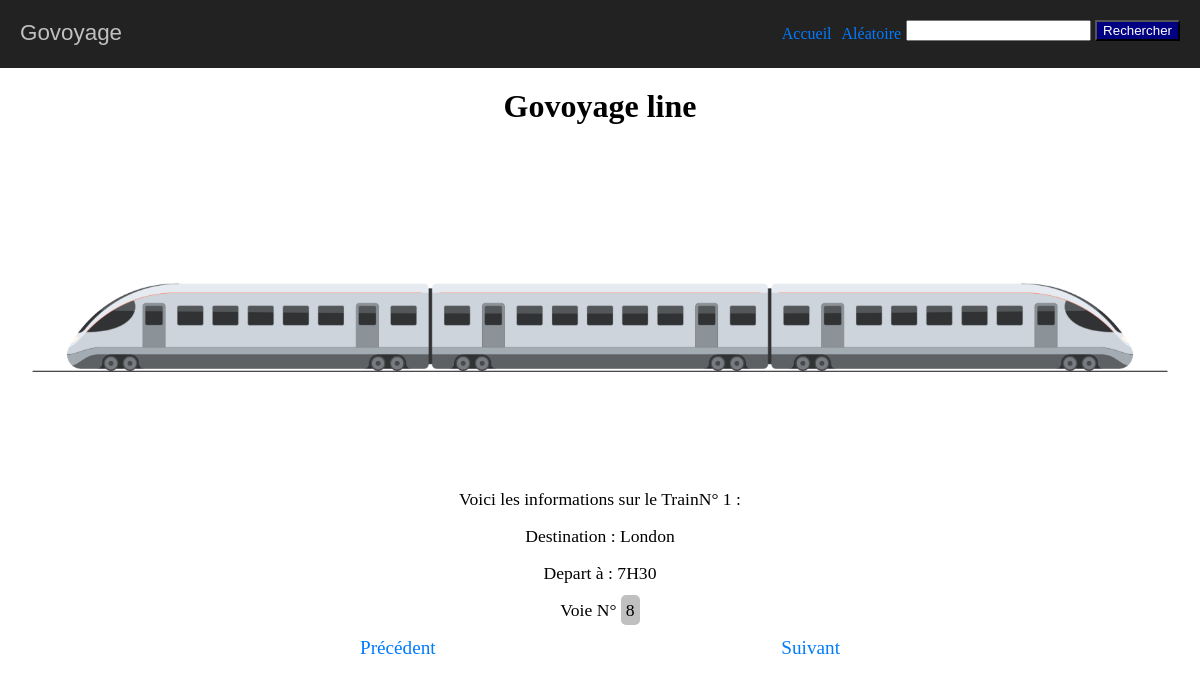
/Govoyage/show/1, run on an earlier commit of the app's database.
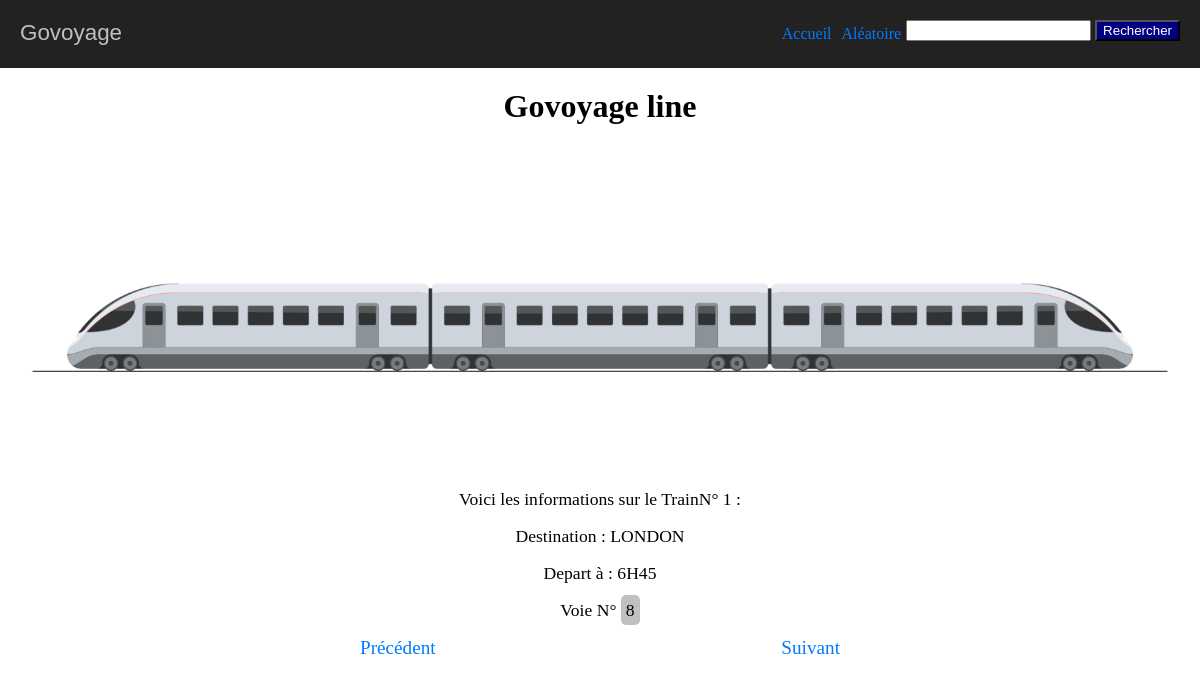
And on a later commit of the database.
### Govoyage/models.py (models this page shows)
class Train(models.Model) :
    trainID = models.AutoField(primary_key=True)
    to = models.CharField(max_length = 20)
    time = models.CharField(max_length = 20)
    voie = models.IntegerField()

### Govoyage/views.py (the view)
# urls.py: path('show/<id_train>', views.show, name="show"),
def show(request, id_train):
    line = Train.objects.get(trainID = id_train)
    return render(request, "Govoyage/detail.html", {
        "trainNb": line.trainID,
        "to" : line.to,
        "time" : line.time,
        "voie" : line.voie,
        "precedent" : int(id_train) - 1,
        "suivant" : int(id_train) + 1,
    })

### Govoyage/templates/Govoyage/detail.html (shortened to what this page needs)
{% load static %}
<!DOCTYPE html>
<html lang="en">
<head>
    <link rel="stylesheet" href="{% static 'go/css/style.css' %}">
</head>
<body>
    <header>
        <nav>
            <div><a style="font-size: 1.4rem; font-family: Verdana, Geneva, Tahoma, sans-serif; color: #C0C0C0;" href="{% url 'index' %}">Govoyage</a></div>
            <ul>
                <li><a href="{% url 'index' %}"> Accueil </a></li>
                <li><a href="{% url 'random' %}">Aléatoire</a></li>
                <form action="{% url 'search_train' %}" method="GET">
                    <input type="search" name="train_id" id="site-search"/>
                    <button type="submit">Rechercher</button>
                </form>
            </ul>
        </nav>
    </header>
    <div>
        <h1 style="text-align: center; padding-top: 20px;"> Govoyage line </h1>
        <img style="width: 100vw;" src="{% static 'go/img/AdobeStock_276554988.jpeg'%}" alt="line">
    </div>
    <section id="intro">
        <div class="row" style="gap: 1em;">
        <p> Voici les informations sur le TrainN° {{ trainNb }} : </p>
        <p>Destination : {{ to }} </p>
        <p>Depart à : {{ time }} </p>
        <p>Voie N° <span style="background-color:#C0C0C0; padding: 5px; border-radius: 5px;">{{ voie }}</span></p>
        <div class="lien" style="width: 40%; display: flex; justify-content: space-between;font-size: 1.2rem;">
        <a href="/Govoyage/show/{{ precedent }}"> Précédent </a>
        <a href="/Govoyage/show/{{ suivant }}"> Suivant </a>
      </div>
    </div>
    </section>
</body>
</html>

What changed in the data, as far as the page shows it:
changed Train: to "London" → "LONDON"; time "7H30" → "6H45"
